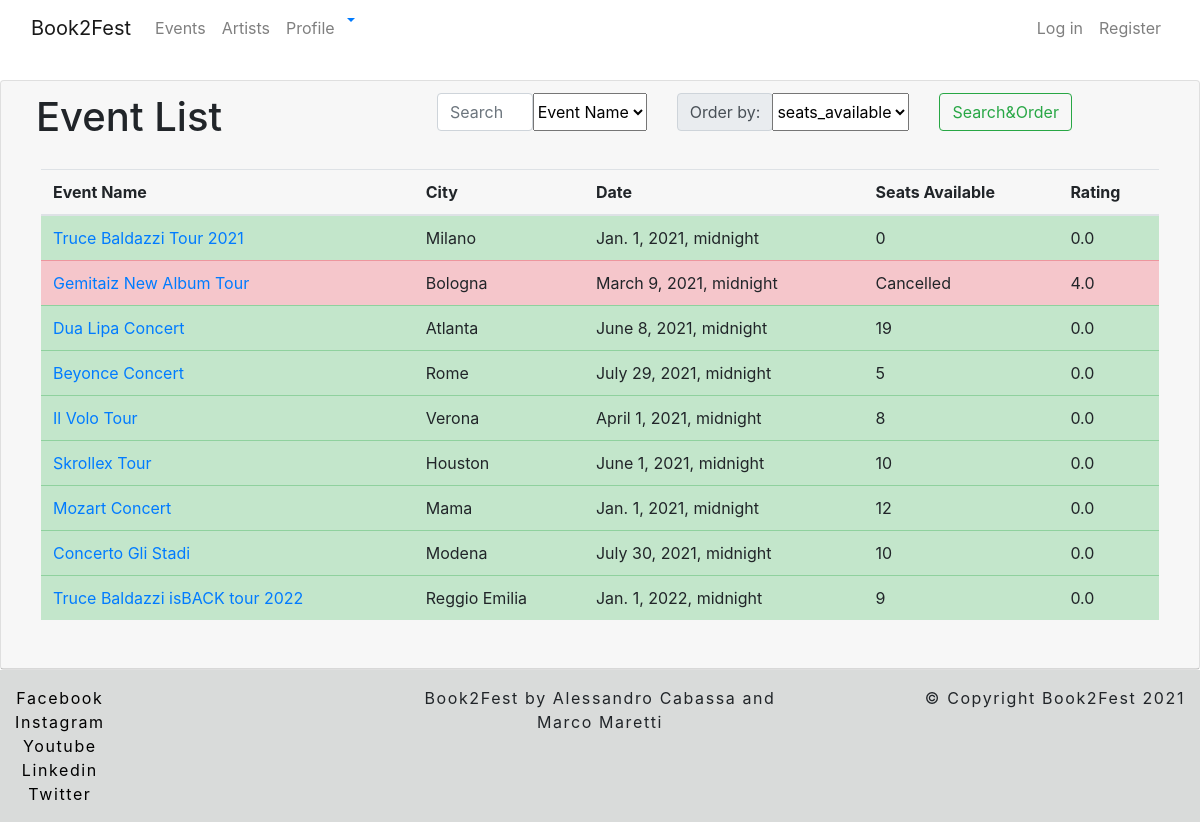
Page /book2fest/event/list on the earlier database version.
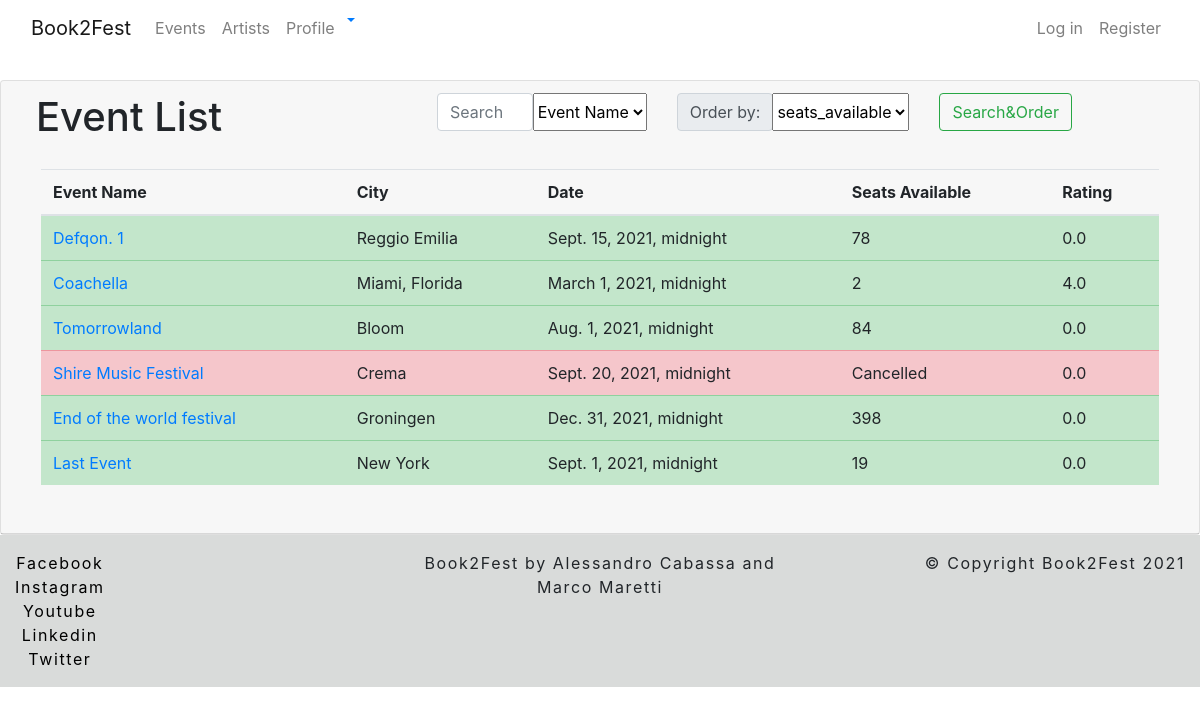
Same page on the later database version.
### book2fest/models.py (models this page shows, shortened)
class EventProfile(models.Model):
    user = models.ForeignKey(OrganizerProfile, related_name='event_user', on_delete=models.CASCADE)
    event_name = models.CharField(max_length=60)
    brief_description = models.TextField()
    description = models.TextField()
    artist_list = models.ManyToManyField(Artist)
    city = models.CharField(max_length=32)
    province = models.CharField(max_length=2)
    cap = models.CharField(max_length=5)
    country = models.CharField(max_length=32)
    address = models.CharField(max_length=32)
    how_to_reach = models.CharField(max_length=300)
    max_capacity = models.IntegerField()
    seats_available = models.IntegerField(default=None, blank=True, null=True)
    avg_rating = models.FloatField(default=None, blank=True, null=True)
    event_start = models.DateTimeField()
    event_end = models.DateTimeField()
    services = models.ManyToManyField(Service)
    cancelled = models.BooleanField(default=False)
    @property
    def is_past(self):
        return date.today() > self.event_end

### book2fest/views.py (the view, shortened to what this page needs)
# urls.py: path('event/list', EventList.as_view(), name='event-list'),
class EventList(ListView):
    model = EventProfile
    template_name = "book2fest/event/list.html"
    def get_queryset(self):
        result = super(EventList, self).get_queryset()
        query = self.request.GET.get('search', None)
        filter = self.request.GET.get('search-filter', None)
        return result
    def get_ordering(self):
        ordering = self.request.GET.get('order-filter')
        if ordering == "avg_rating":
            ordering = "-avg_rating"
        if ordering == "seats_available":
            ordering = "-seats_available"
        return ordering
    def get_context_data(self, *, object_list=None, **kwargs):
        context = super(EventList, self).get_context_data(**kwargs)
        context['order_filters'] = ['event_name', 'event_start', 'avg_rating', 'seats_available']
        try:
            for event in self.object_list:
                event.seats_available = get_seat_available(event.pk)
                event_seats = Seat.objects.all().filter(event=event.pk)
                event_tickets = Ticket.objects.all().filter(seat__in=event_seats)
                qs = Review.objects.filter(ticket__in=event_tickets).aggregate(Avg('rating'))
                if not qs.get('rating__avg'):
                    event.avg_rating = 0.0
                else:
                    event.avg_rating = qs.get('rating__avg')
                event.save()
            if not isinstance(self.request.user, AnonymousUser):
                context['organizer'] = OrganizerProfile.objects.get(user=self.request.user)
        except ObjectDoesNotExist:
            context['organizer'] = None
        return context

### book2fest/views.py (called while the page is built)
def get_seat_available(event_id):
    if event_id:
        return Seat.objects.all().filter(event=event_id, available=True).count()
    else:
        return None

### book2fest/templates/book2fest/event/list.html (shortened to what this page needs)
{% extends 'base_list.html' %}
{% block content_title %}Event List{% endblock %}
{% block thead %}
    <th>Event Name</th>
    <th>City</th>
    <th>Date</th>
    <th>Seats Available</th>
    <th>Rating</th>
{% endblock %}
{% block tbody %}
    {% for event in object_list  %}
        {% if event.available == 0 or event.cancelled or event.is_past%}
            <tr class="table-danger">
                {% else %}
            <tr class="table-success">
        {% endif %}
    <td><a href="{% url 'book2fest:event-detail' event.pk %}">{{ event.event_name }}</a></td>
    <td>{{ event.city }}</td>
    <td>{{ event.event_start }}</td>
    {% if event.cancelled %}
        <td>Cancelled</td>
    {% else %}
        <td>{{ event.seats_available}}</td>
    {% endif %}
    <td>{{event.avg_rating}}</td>
    </tr>
    {% endfor %}
{% endblock %}

### templates/base_list.html (shortened to what this page needs)
{% extends 'base.html' %}
{% block content %}
    <div class="card" >
        <div class="card-header">
            <div class="container-fluid">
                <div class="row">
                    <div class="col-lg-4">
                        <h1>{% block content_title %}{% endblock %}</h1>
                    </div>
                    <div class="col-lg-8">
                        <form class="container justify-content-between">
                            <div class="row">
                                <div class="col-lg">
                                    <div class="d-flex">
                                        <input class="form-control me-2" type="search" name="search" placeholder="Search event by" aria-label="Search">
                                        <select class="form-select" name="search-filter" aria-label="Default select example">
                                            <option value="event_name" selected>Event Name</option>
                                        </select>
                                    </div>
                                </div>
                                <div class="col-lg">
                                    <div class="d-flex">
                                        <div class="input-group-prepend">
                                            <span class="input-group-text">Order by:</span>
                                        </div>
                                        <select class="form-select" name="order-filter" aria-label="Default select example">
                                            {% for filter in order_filters %}
                                                <option value="{{filter}}" selected>{{filter}}</option>
                                            {% endfor %}
                                        </select>
                                    </div>
                                </div>
                                <div class="col-lg">
                                    <button class="btn btn-outline-success" type="submit">Search&Order</button>
                                </div>
                            </div>
                        </form>
                    </div>
                </div>
            </div>
            <div class="card-body">
                <table class="table">
                    <thead>
                    <tr>
                        {% block thead %}
                        {% endblock %}
                    </tr>
                    </thead>
                    <tbody>
                    {% block tbody %}
                    {% endblock %}
                    </tbody>
                </table>
            </div>
        </div>
    </div>
{% endblock %}

### templates/base.html (shortened to what this page needs)
{% load static %}
{% load notifications_tags %}
<html lang="en">
<head>
    <link rel="stylesheet"
          href="https://cdn.jsdelivr.net/npm/bootstrap@4.6.0/dist/css/bootstrap.min.css"
>
    <link rel="stylesheet" href="https://cdn.jsdelivr.net/npm/bootstrap-icons@1.5.0/font/bootstrap-icons.css">
    <link rel="stylesheet" href="{% static 'css/main.css' %}" type="text/css">
</head>
<body>
{% include 'navbar.html' %}
{% block content %}
{% endblock %}
<div class="container-fluid footer">
    <div class="row justify-content-between">
        <div class="col-xl d-flex justify-content-xl-start justify-content-center">
            <ul class="footer-list">
                <li><a href="http://www.facebook.com" class="sposta">Facebook</a></li>
                <li><a href="http://www.instagram.com" class="sposta">Instagram</a></li>
                <li><a href="http://www.youtube.com" class="sposta">Youtube</a></li>
                <li><a href="http://www.linkedin.com" class="sposta">Linkedin</a></li>
                <li><a href="http://www.twitter.com" class="sposta">Twitter</a></li>
            </ul>
        </div>
        <div class="col-xl d-flex justify-content-xl-center justify-content-center">
            <p class="footer-name">Book2Fest by Alessandro Cabassa and Marco Maretti</p>
        </div>
        <div class="col-xl d-flex justify-content-xl-end justify-content-center">
            <p>&copy Copyright Book2Fest 2021</p>
        </div>
    </div>
</div>
</body>
</html>

### templates/navbar.html (shortened to what this page needs)
{% load notifications_tags %}
<header>
    <nav class="navbar navbar-expand-md navbar-light bg-white fixed-top">
        <div class="container-fluid">
            <a class="navbar-brand" href="{% url 'homepage' %}">Book2Fest</a>
            <div class="navbar-collapse collapse justify-content-between " id="navbarCollapse">
                <ul class="navbar-nav me-auto mb-2 mb-md-0 ">
                    <li class="nav-item">
                        <a class="nav-link" aria-current="page" href="{% url 'book2fest:event-list' %}">Events</a>
                    </li>
                    <li class="nav-item">
                        <a class="nav-link" href="{% url 'book2fest:artist-list' %}">Artists</a>
                    </li>
                    <li class="nav-item">
                        <a class="nav-link" href="{% url 'book2fest:profile' %}">Profile</a>
                    </li>
                    <li class="dropdown">
                        <a href="#" class="dropdown-toggle" data-toggle="dropdown">
                        </a>
                    </li>
                </ul>
                <ul class="navbar-nav">
                    <li class="nav-item">
                        {% if not user.is_authenticated %}
                            <ul class="navbar-nav me-auto mb-2 mb-md-0 ">
                                <li class="nav-item">
                                    <a class="nav-link" href="{% url 'login' %}">Log in</a>
                                </li>
                                <li>
                                    <a class="nav-link" href="{% url 'user-create' %}">Register</a>
                                </li>
                            </ul>
                        {% endif %}
                    </li>
                </ul>
            </div>
        </div>
    </nav>
</header>

### static/css/main.css (style rules this page uses)
body { margin-top: 5rem; overflow-x: hidden; }
.footer { padding-top:1rem; background-color: #d9dbda; letter-spacing: 0.1rem; }
.footer-list { list-style-type: none; padding-inline-start: 0; text-align:center; }
.footer a { color: black; }
.footer-name { text-align:center; }

Differences in the rows shown:
removed EventProfile: event_name "Mozart Concert", city "Mama", event_start "Jan. 1, 2021, midnight", seats_available "12", avg_rating "0.0"
removed EventProfile: event_name "Concerto Gli Stadi", city "Modena", event_start "July 30, 2021, midnight", seats_available "10", avg_rating "0.0"
removed EventProfile: event_name "Truce Baldazzi isBACK tour 2022", city "Reggio Emilia", event_start "Jan. 1, 2022, midnight", seats_available "9", avg_rating "0.0"
changed EventProfile: event_name "Truce Baldazzi Tour 2021" → "Defqon. 1"; city "Milano" → "Reggio Emilia"; event_start "Jan. 1, 2021, midnight" → "Sept. 15, 2021, midnight"; seats_available "0" → "78"
changed EventProfile: event_name "Gemitaiz New Album Tour" → "Coachella"; city "Bologna" → "Miami, Florida"; event_start "March 9, 2021, midnight" → "March 1, 2021, midnight"; seats_available (not shown) → "2"; no longer shows "Cancelled"
changed EventProfile: event_name "Dua Lipa Concert" → "Tomorrowland"; city "Atlanta" → "Bloom"; event_start "June 8, 2021, midnight" → "Aug. 1, 2021, midnight"; seats_available "19" → "84"
changed EventProfile: event_name "Beyonce Concert" → "Shire Music Festival"; city "Rome" → "Crema"; event_start "July 29, 2021, midnight" → "Sept. 20, 2021, midnight"; seats_available "5" → (not shown); now shows "Cancelled"
changed EventProfile: event_name "Il Volo Tour" → "End of the world festival"; city "Verona" → "Groningen"; event_start "April 1, 2021, midnight" → "Dec. 31, 2021, midnight"; seats_available "8" → "398"
changed EventProfile: event_name "Skrollex Tour" → "Last Event"; city "Houston" → "New York"; event_start "June 1, 2021, midnight" → "Sept. 1, 2021, midnight"; seats_available "10" → "19"
